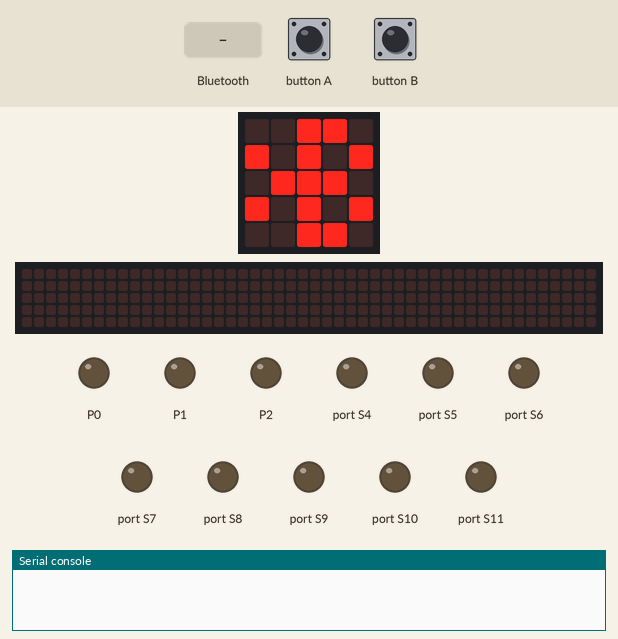
A program run on a simulated BBC micro:bit (MakeCode). Shown: the board's 5×5 LED display, a strip that is not on the board, showing the scrolling text unrolled, output pins drawn as LEDs (lit = HIGH), the last lines printed to the serial console. Inputs (shaded band) come from the test bench. The 48×5 strip is a reading aid, not a part: it shows the text the display is scrolling, unrolled, one strip-width of it at a time.

Above: at 1.2 s.
1.3 s: "forward" arrives over Bluetooth UART
At 2.5 s:
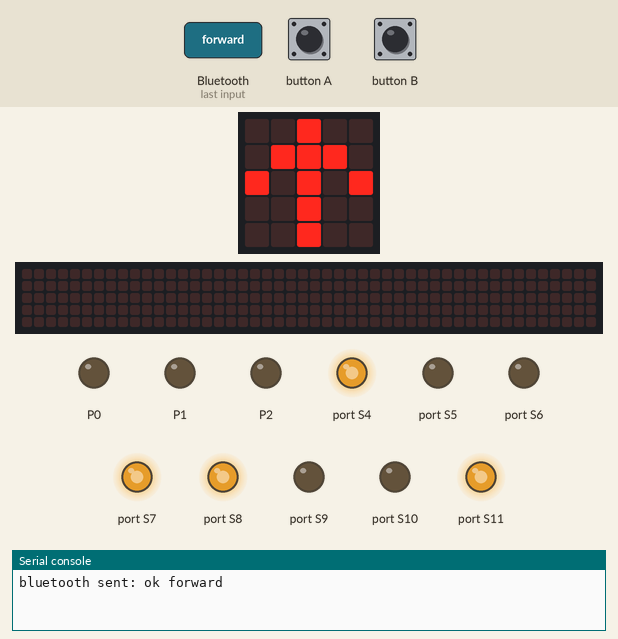
2.8 s: "backward" arrives over Bluetooth UART
At 3.4 s:
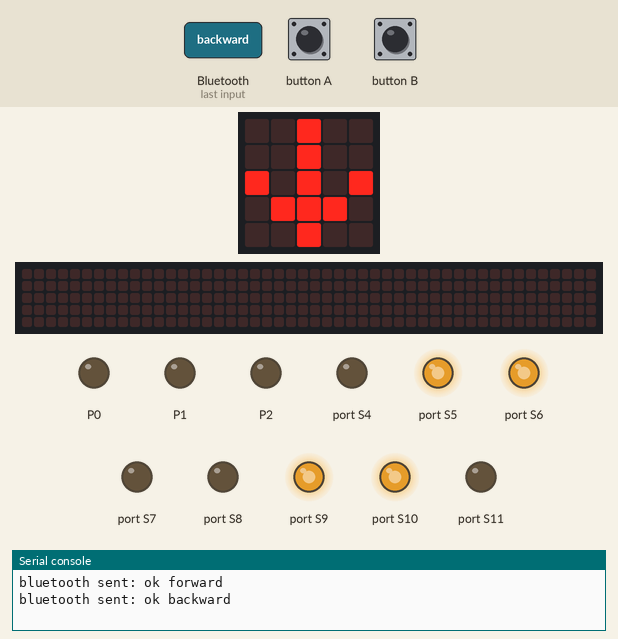
4.3 s: button B pressed for 0.15 s
At 4.52 s:
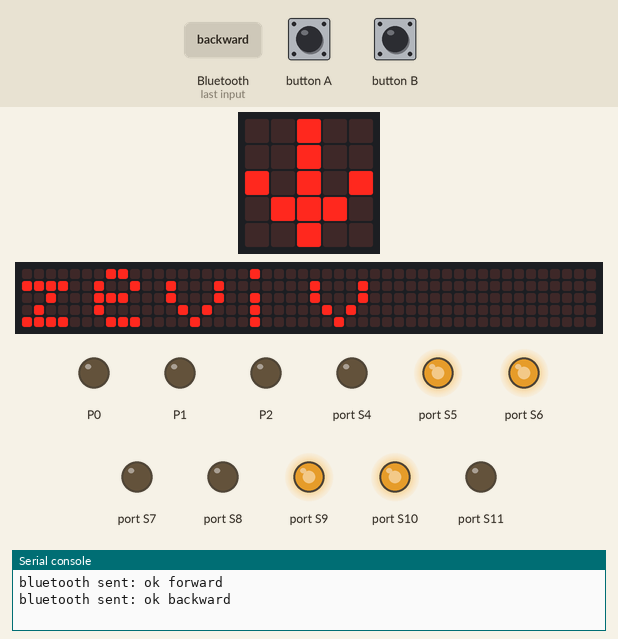
5.0 s: "on" arrives over Bluetooth UART
At 5.12 s:
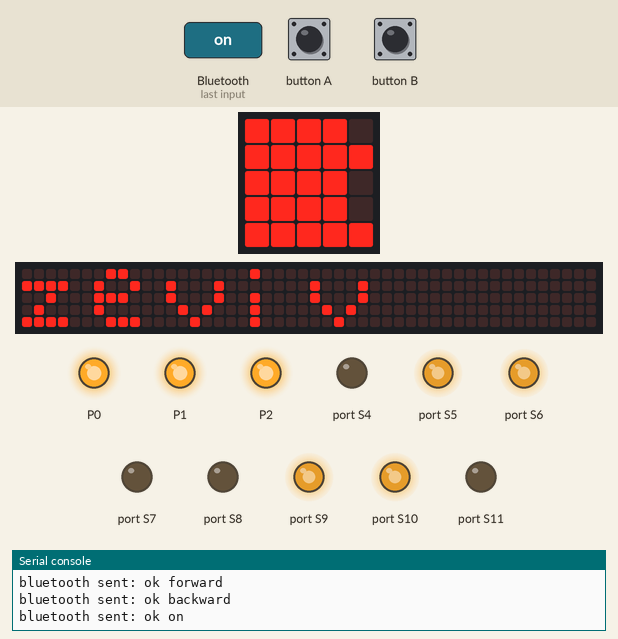
6.8 s: button A pressed for 0.15 s
At 7.07 s:
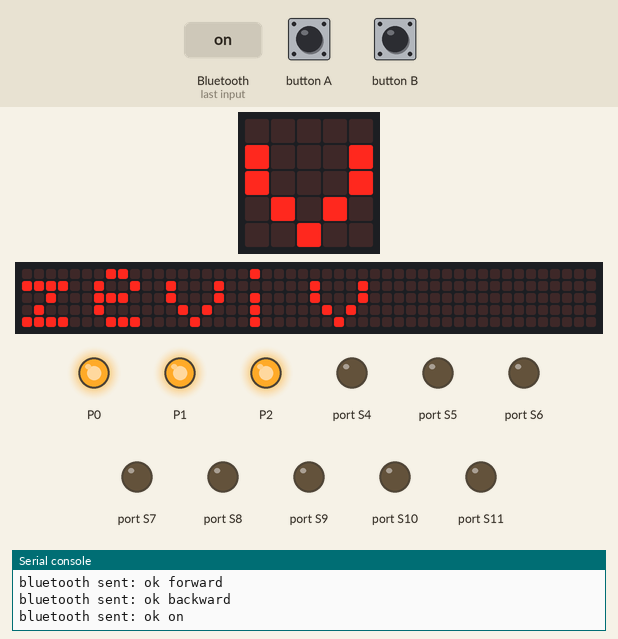
7.5 s: "left" arrives over Bluetooth UART
At 10.2 s:
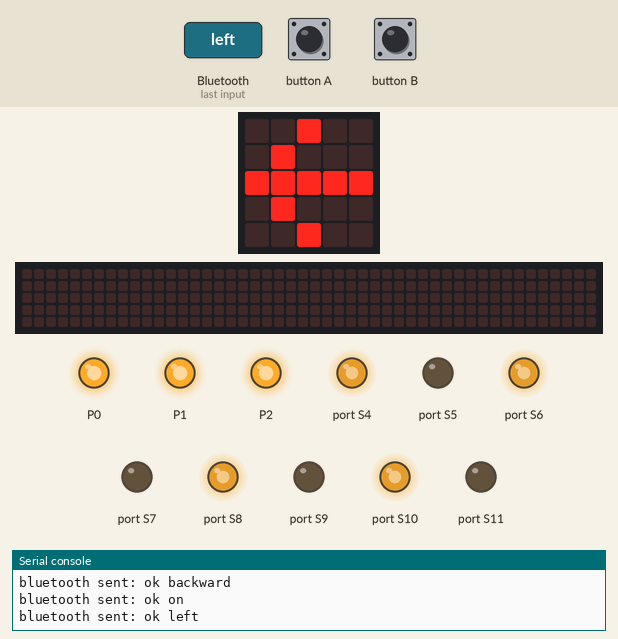
Timing chart, 0 to 10.4 s (numbered marks = the images above; inputs shaded):
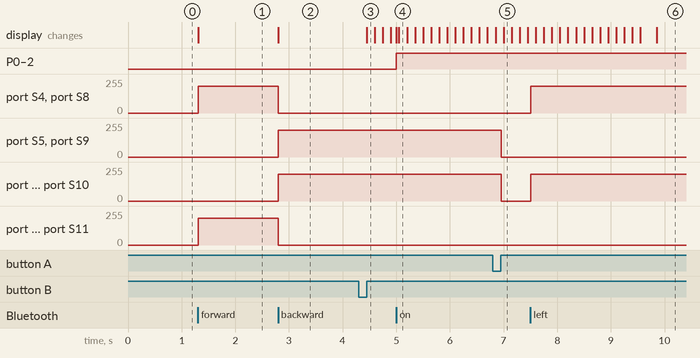

Measured:
- after the input at 1.3 s, port S4, port S7, port S8, port S11: 0/255 → 199/255 at once; the display: changes at once (image 1)
- after the input at 2.8 s, port S4, port S7, port S8, port S11: 199/255 → 0/255 at once; port S5, port S6, port S9, port S10: 0/255 → 199/255 at once; the display: changes at once (image 2)
- after the input at 4.3 s, the display: changes after 0.15 s (image 3)
- after the input at 5.0 s, P0–2: LOW → HIGH at once; the display: first changes at once (image 4 shows a later state)
- after the input at 6.8 s, port S5, port S6, port S9, port S10: 199/255 → 0/255 after 0.15 s
- after the input at 7.5 s, port S4, port S6, port S8, port S10: 0/255 → 199/255 at once; the display: first differs from a run without the input after 2.4 s (image 6)

The program:

main.ts
```typescript
// RBS bit Bluetooth receiver (Roboticschools)
// Turns Bluetooth on (no pairing needed) so the RBS Circuit Lab and the Roboticschools controller app can find the RBS bit,
// and runs the commands they send, one per line:
//   forward, backward, left, right, z (curve left), x (curve right), stop, speed0 … speed255
//     on the RBS bit Driver Expansion Board: left wheels M1 + M3, right wheels M2 + M4 (mounted mirrored, so they turn the other way).
//     If a wheel turns the wrong way, swap that motor's two wires.
//   on, off, red, green, blue, yellow, cyan, magenta, white, rgb off
//     on an RGB LED at P0 (red), P1 (green), P2 (blue); "on" also lights the whole 5 × 5 display.
// Button A stops the motors. Button B scrolls this board's Bluetooth name, the five letters shown in the search list.
// It answers "ok <command>" (or "? <command>") over Bluetooth.

const PCA = 0x40   // the driver board's PCA9685
let ready = false
let speed = 200
let motion = "stop"

function reg(r: number, v: number) {
    const b = pins.createBuffer(2)
    b[0] = r
    b[1] = v
    pins.i2cWriteBuffer(PCA, b)
}
function regRead(r: number): number {
    pins.i2cWriteNumber(PCA, r, NumberFormat.UInt8BE)
    return pins.i2cReadNumber(PCA, NumberFormat.UInt8BE)
}
function initDriver() {   // 50 Hz, as the driver board's own MakeCode extension sets it
    reg(0x00, 0x00)
    const old = regRead(0x00)
    reg(0x00, (old & 0x7F) | 0x10)
    reg(0xFE, 121)
    reg(0x00, old)
    control.waitMicros(5000)
    reg(0x00, old | 0xa1)
    ready = true
}
function pwm(ch: number, off: number) {
    const b = pins.createBuffer(5)
    b[0] = 0x06 + 4 * ch
    b[1] = 0
    b[2] = 0
    b[3] = off & 0xff
    b[4] = (off >> 8) & 0xff
    pins.i2cWriteBuffer(PCA, b)
}
function motor(m: number, v: number) {   // v from -255 to 255
    if (!ready) initDriver()
    let s = v * 16
    if (s > 4095) s = 4095
    if (s < -4095) s = -4095
    const pn = (4 - m) * 2
    const pp = pn + 1
    if (s >= 0) {
        pwm(pp, s)
        pwm(pn, 0)
    } else {
        pwm(pp, 0)
        pwm(pn, -s)
    }
}
function drive(l: number, r: number) {   // + is forward for both sides
    motor(1, l)
    motor(3, l)
    motor(2, -r)
    motor(4, -r)
}
function apply() {
    if (motion == "forward") drive(speed, speed)
    else if (motion == "backward") drive(-speed, -speed)
    else if (motion == "left") drive(-speed, speed)
    else if (motion == "right") drive(speed, -speed)
    else if (motion == "z") drive(0, speed)
    else if (motion == "x") drive(speed, 0)
    else drive(0, 0)
}
function rgb(r: number, g: number, b: number) {
    pins.digitalWritePin(DigitalPin.P0, r)
    pins.digitalWritePin(DigitalPin.P1, g)
    pins.digitalWritePin(DigitalPin.P2, b)
}
function clean(s: string): string {
    let a = 0
    let e = s.length
    while (a < e && s.charCodeAt(a) <= 32) a++
    while (e > a && s.charCodeAt(e - 1) <= 32) e--
    return s.substr(a, e - a)
}
const BT_ICON = images.createImage(`
    . . # # .
    # . # . #
    . # # # .
    # . # . #
    . . # # .
    `)

function run(cmd: string): boolean {
    if (cmd == "forward" || cmd == "backward" || cmd == "left" || cmd == "right" || cmd == "z" || cmd == "x") {
        motion = cmd
        apply()
        if (cmd == "forward") images.arrowImage(ArrowNames.North).showImage(0, 0)
        else if (cmd == "backward") images.arrowImage(ArrowNames.South).showImage(0, 0)
        else if (cmd == "left") images.arrowImage(ArrowNames.West).showImage(0, 0)
        else if (cmd == "right") images.arrowImage(ArrowNames.East).showImage(0, 0)
        else if (cmd == "z") images.arrowImage(ArrowNames.NorthWest).showImage(0, 0)
        else images.arrowImage(ArrowNames.NorthEast).showImage(0, 0)
    } else if (cmd == "stop") {
        motion = "stop"
        apply()
        images.iconImage(IconNames.SmallSquare).showImage(0, 0)
    } else if (cmd.length > 5 && cmd.substr(0, 5) == "speed") {
        const n = parseInt(cmd.substr(5))
        if (!(n >= 0)) return false
        speed = Math.min(255, n)
        if (motion != "stop") apply()
    } else if (cmd == "on") {
        rgb(1, 1, 1)
        for (let i = 0; i < 25; i++) led.plot(i % 5, Math.idiv(i, 5))
    } else if (cmd == "off") {
        rgb(0, 0, 0)
        basic.clearScreen()
    } else if (cmd == "red") rgb(1, 0, 0)
    else if (cmd == "green") rgb(0, 1, 0)
    else if (cmd == "blue") rgb(0, 0, 1)
    else if (cmd == "yellow") rgb(1, 1, 0)
    else if (cmd == "cyan") rgb(0, 1, 1)
    else if (cmd == "magenta") rgb(1, 0, 1)
    else if (cmd == "white") rgb(1, 1, 1)
    else if (cmd == "rgb off") rgb(0, 0, 0)
    else return false
    return true
}

bluetooth.onUartDataReceived(serial.delimiters(Delimiters.NewLine), function () {
    const cmd = clean(bluetooth.uartReadUntil(serial.delimiters(Delimiters.NewLine)))
    if (cmd.length == 0) return
    bluetooth.uartWriteLine((run(cmd) ? "ok " : "? ") + cmd)
})
bluetooth.onBluetoothConnected(function () {
    images.iconImage(IconNames.Yes).showImage(0, 0)
})
bluetooth.onBluetoothDisconnected(function () {   // the link dropped: stop the wheels
    motion = "stop"
    if (ready) apply()
    BT_ICON.showImage(0, 0)
})
input.onButtonPressed(Button.A, function () {
    motion = "stop"
    if (ready) apply()
    images.iconImage(IconNames.SmallSquare).showImage(0, 0)
})
input.onButtonPressed(Button.B, function () {
    basic.showString(control.deviceName())
    BT_ICON.showImage(0, 0)
})

bluetooth.startUartService()
BT_ICON.showImage(0, 0)
```
